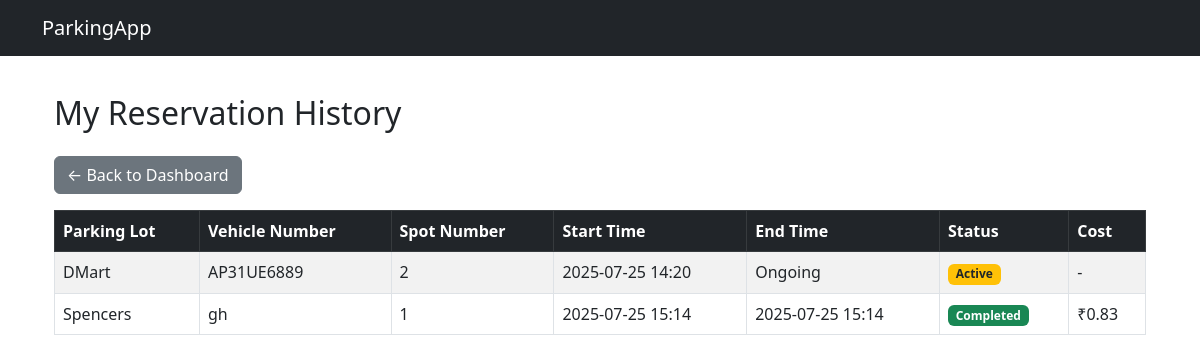
/user/history (signed in), run on the app's committed database.
### models.py (models this page shows)
class Reservation(db.Model):
    id = db.Column(db.Integer, primary_key=True)
    user_id = db.Column(db.Integer, db.ForeignKey('user.id'), nullable=False)
    lot_id = db.Column(db.Integer, db.ForeignKey('parking_lot.id'), nullable=False)
    spot_id = db.Column(db.Integer, db.ForeignKey('spot.id'), nullable=True)
    vehicle_number = db.Column(db.String(20))
    start_time = db.Column(db.DateTime, nullable=False)
    end_time = db.Column(db.DateTime)
    status = db.Column(db.String(20), default='active')
    cost = db.Column(db.Float)
    user = db.relationship('User', backref='reservations')
    lot = db.relationship('ParkingLot', backref='reservations')
    spot = db.relationship('Spot', backref='reservations')

class ParkingLot(db.Model):
    id = db.Column(db.Integer, primary_key=True)
    name = db.Column(db.String(100))
    address = db.Column(db.String(200))
    pin_code = db.Column(db.String(6))
    price_per_hour = db.Column(db.Float)
    max_spots = db.Column(db.Integer)
    spots = db.relationship('Spot', back_populates='lot', cascade='all, delete-orphan')  # <-- FIXED

class Spot(db.Model):
    id = db.Column(db.Integer, primary_key=True)
    lot_id = db.Column(db.Integer, db.ForeignKey('parking_lot.id'), nullable=False)
    spot_number = db.Column(db.Integer, nullable=False)
    is_available = db.Column(db.Boolean, default=True)
    lot = db.relationship('ParkingLot', back_populates='spots')  # <-- FIXED

### controllers/user.py (the view)
@user_bp.route("/history")
def reservation_history():
    if session.get('role') != 'user':
        return redirect(url_for('auth.login'))
    user_id = session.get('user_id')
    reservations = Reservation.query.filter_by(user_id=user_id).all()
    return render_template("reservation_history.html", reservations=reservations)

### templates/reservation_history.html (shortened to what this page needs)
{% extends 'base.html' %}
{% block content %}
<div class="container mt-4">
  <h2 class="mb-4">My Reservation History</h2>
  <a href="{{ url_for('user.user_dashboard') }}" class="btn btn-secondary mb-3">← Back to Dashboard</a>
  {% if reservations %}
    <table class="table table-bordered table-striped">
      <thead class="table-dark">
        <tr>
          <th>Parking Lot</th>
          <th>Vehicle Number</th>
          <th>Spot Number</th>
          <th>Start Time</th>
          <th>End Time</th>
          <th>Status</th>
          <th>Cost</th>
        </tr>
      </thead>
      <tbody>
        {% for r in reservations %}
        <tr>
          <td>{{ r.lot.name }}</td>
          <td>{{ r.vehicle_number or '-' }}</td>
          <td>{{ r.spot.spot_number }}</td>
          <td>{{ r.start_time.strftime('%Y-%m-%d %H:%M') }}</td>
          <td>
            {% if r.end_time %}
              {{ r.end_time.strftime('%Y-%m-%d %H:%M') }}
            {% else %}
              Ongoing
            {% endif %}
          </td>
          <td>
            {% if r.end_time %}
              <span class="badge bg-success">Completed</span>
            {% else %}
              <span class="badge bg-warning text-dark">Active</span>
            {% endif %}
          </td>
          <td>
            {% if r.cost %}
              ₹{{ r.cost }}
            {% else %}
              -
            {% endif %}
          </td>
        </tr>
        {% endfor %}
      </tbody>
    </table>
  {% else %}
    <div class="alert alert-info">You have no reservations yet.</div>
  {% endif %}
</div>
{% endblock %}

### templates/base.html (shortened to what this page needs)
<!DOCTYPE html>
<html lang="en">
<head>
  <link href="https://cdn.jsdelivr.net/npm/bootstrap@5.3.0/dist/css/bootstrap.min.css" rel="stylesheet">
  <link rel="stylesheet" href="https://cdnjs.cloudflare.com/ajax/libs/font-awesome/6.5.0/css/all.min.css">
</head>
<body>
<nav class="navbar navbar-expand-lg navbar-dark bg-dark fixed-top">
  <div class="container">
    <a class="navbar-brand" href="#">ParkingApp</a>
  </div>
</nav>
<div class="container">
  {% block content %}{% endblock %}
</div>
</body>
</html>

### templates/base.html (style rules this page uses)
body { padding-top: 70px; }

### data on the page
Reservation: lot.name "DMart", vehicle_number "AP31UE6889", spot.spot_number "2", start_time "2025-07-25 14:20", shows "Ongoing", shows "Active"
Reservation: lot.name "Spencers", vehicle_number "gh", spot.spot_number "1", start_time "2025-07-25 15:14", end_time "2025-07-25 15:14", shows "Completed", cost "0.83"
